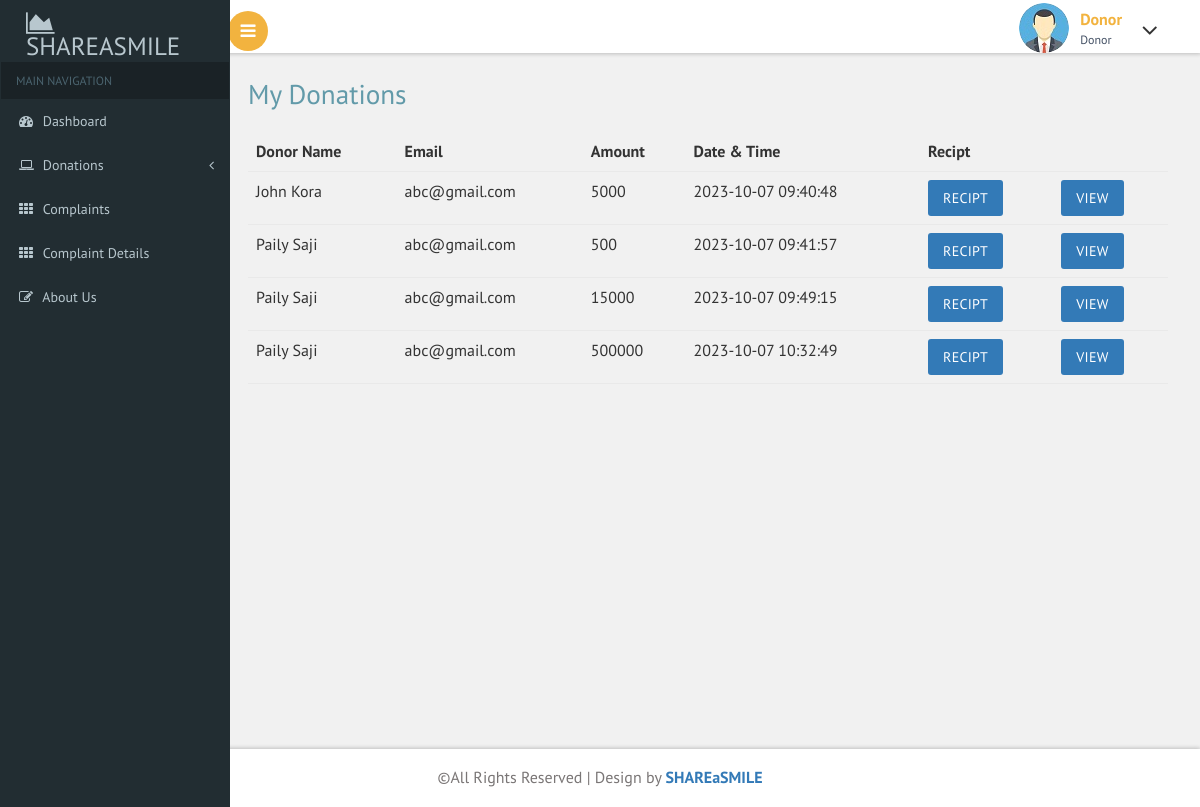
Page /donor/payments.php (signed in) on the earlier database version.
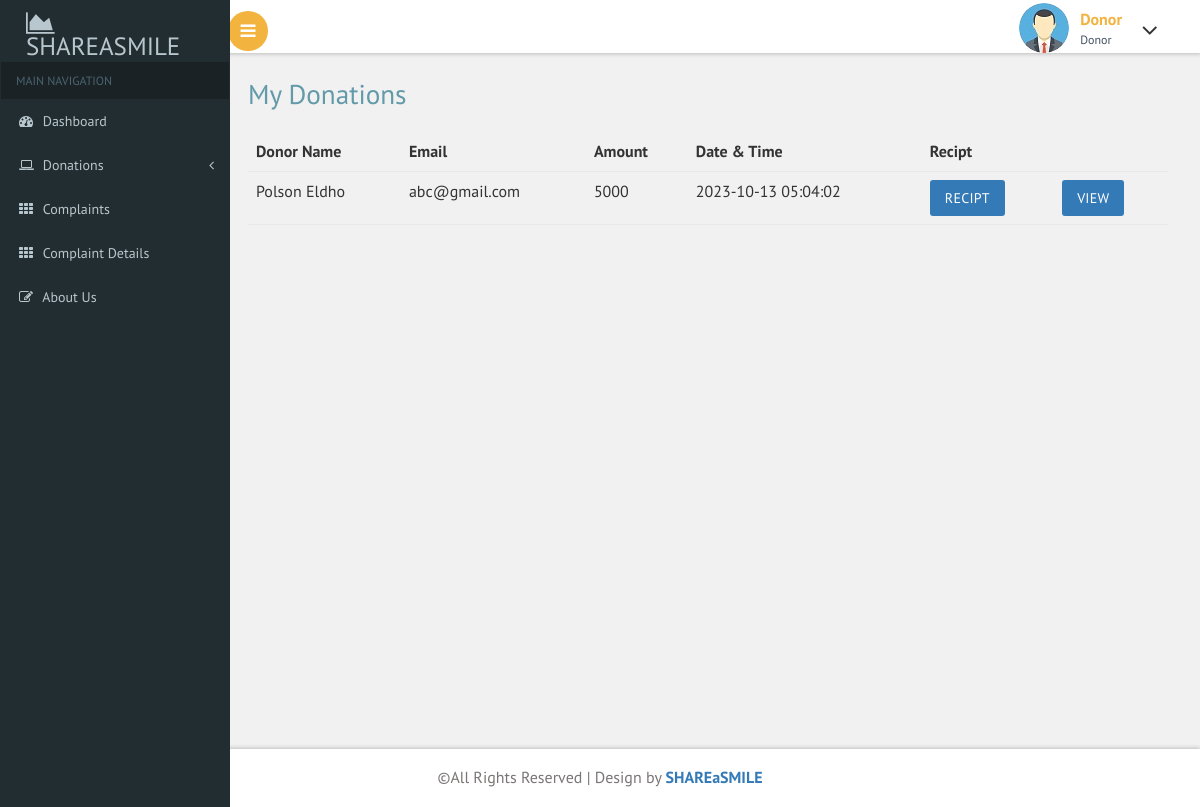
Same page on the later database version.
### tables this page shows
CREATE TABLE `payment` (
  `payment_id` int(11) NOT NULL,
  `full_name` varchar(100) NOT NULL,
  `email` varchar(100) NOT NULL,
  `phone_number` varchar(15) NOT NULL,
  `city` varchar(100) NOT NULL,
  `address` varchar(500) NOT NULL,
  `amount` varchar(20) NOT NULL,
  `payment_status` int(11) NOT NULL,
  `donor_email` varchar(50) NOT NULL,
  `organization_email` varchar(500) NOT NULL,
  `donation_id` int(11) NOT NULL,
  `time_stamp` timestamp NOT NULL DEFAULT current_timestamp()
);

### donor/payments.php (the view, shortened to what this page needs)
<?php
include("header.php");
$email = $_SESSION['email'];
?>
<div id="page-wrapper">
    <div class="main-page">
        <h2 class="title1">My Donations</h2>
        <table class="table table-hover">
            <thead>
                <th>Donor Name</th>
                <th>Email</th>
                <th>Amount</th>
                <th>Date & Time</th>
                <th>Recipt</th>
                <th></th>
            </thead>
            <tbody>
                <?php
                require("connect.php");
                $sql = "SELECT * FROM payment WHERE donor_email='$email'";
                $res = mysqli_query($conn, $sql);
                if (mysqli_num_rows($res) > 0) {
                    while ($row = mysqli_fetch_assoc($res)) {
                ?>
                        <tr>
                            <td><?php echo $row['full_name'] ?></td>
                            <td><?php echo $row['donor_email'] ?></td>
                            <td><?php echo $row['amount'] ?></td>
                            <td><?php echo $row['time_stamp'] ?></td>
                            <td><a class="btn btn-primary" href="recipt.php?id=<?php echo $row['payment_id'] ?>&donation_id=<?php echo $row['donation_id']; ?>">Recipt</a></td>
                            <td><a class="btn btn-primary" href="showdetails.php?id=<?php echo $row['payment_id'] ?>&donation_id=<?php echo $row['donation_id']; ?>">View</a></td>
                        </tr>
                <?php
                    }
                }
                ?>
            </tbody>
        </table>
    </div>
</div>
<?php
include("footer.php");
?>

Differences in the rows shown:
removed payment: full_name "John Kora", donor_email "abc@gmail.com", amount "5000", time_stamp "2023-10-07 09:40:48"
removed payment: full_name "Paily Saji", donor_email "abc@gmail.com", amount "500", time_stamp "2023-10-07 09:41:57"
removed payment: full_name "Paily Saji", donor_email "abc@gmail.com", amount "15000", time_stamp "2023-10-07 09:49:15"
removed payment: full_name "Paily Saji", donor_email "abc@gmail.com", amount "500000", time_stamp "2023-10-07 10:32:49"
added payment: full_name "Polson Eldho", donor_email "abc@gmail.com", amount "5000", time_stamp "2023-10-13 05:04:02"
